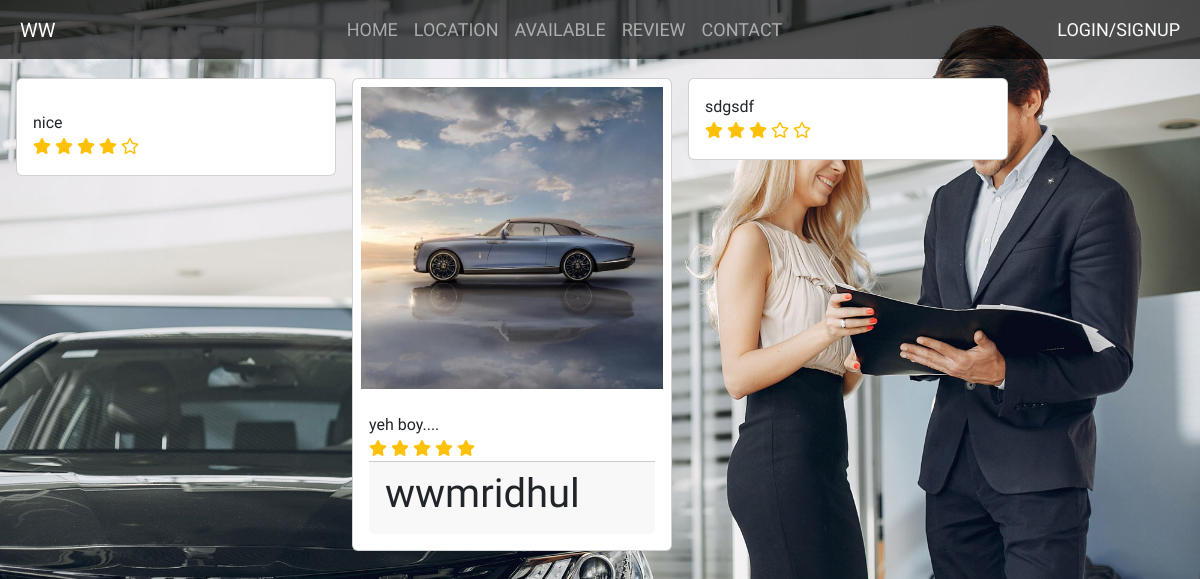
The app's page /blog/main with its own data.
### wwapp/models.py (models this page shows)
class BlogModels(models.Model):
    user=models.ForeignKey(User,on_delete=models.CASCADE,related_name='bloguser')
    image=models.ImageField(upload_to='blog_images',null=True,blank=True)
    description=models.CharField( max_length=1000,null=True,blank=True)
    options=(
        (0,'0'),
        (1,'1'),
        (2,'2'),
        (3,'3'),
        (4,'4'),
        (5,'5')
    )
    rating=models.PositiveIntegerField(null=True, blank=True,choices=options)

### wwapp/views.py (the view)
# urls.py: path('blog/main',views.BlogListAccessView.as_view(),name='blog_access'),
class BlogListAccessView(ListView):
    template_name='accessblog.html'
    model=BlogModels
    context_object_name='blog'
    def get_queryset(self):
        return BlogModels.objects.all()

### wwapp/context_processors.py (called while the page is built)
def booking_count(request):
    if request.user.is_authenticated:
        count=CarBooking.objects.filter(user=request.user).count()
        return{'count':count}
    else:
        return{'count':0}

### wwapp/templates/accessblog.html (shortened to what this page needs)
{% extends 'access_home.html' %}
{% block content %}
<div style="height: 70px;" class="w-100 ">
</div>
{% for i in blog %}
<div class="card ms-3 mx-auto mt-2 float-start " style="width: 20rem;">
    {% if not i.image %}
{% else %}
    <img src="{{ i.image.url }}" alt="" class="m-2 w-auto " >
{% endif %}
    <div class="card-body">
        {{ i.description }}
        {%  if i.rating == 0 or i.rating is none %}
            <div class="text-warning">
                <i class="far fa-star" aria-hidden="true"></i>
                <i class="far fa-star" aria-hidden="true"></i>
                <i class="far fa-star" aria-hidden="true"></i>
                <i class="far fa-star" aria-hidden="true"></i>
                <i class="far fa-star" aria-hidden="true"></i>
            </div>
        {% elif i.rating == 3 %}
            <div class="text-warning">
                <i class="fa fa-star" aria-hidden="true"></i>
                <i class="fa fa-star" aria-hidden="true"></i>
                <i class="fa fa-star" aria-hidden="true"></i>
                <i class="far fa-star" aria-hidden="true"></i>
                <i class="far fa-star" aria-hidden="true"></i>
            </div>
        {% elif i.rating == 4 %}
            <div class="text-warning">
                <i class="fa fa-star" aria-hidden="true"></i>
                <i class="fa fa-star" aria-hidden="true"></i>
                <i class="fa fa-star" aria-hidden="true"></i>
                <i class="fa fa-star" aria-hidden="true"></i>
                <i class="far fa-star" aria-hidden="true"></i>
            </div>
        {% elif i.rating >= 5 %}
            <div class="text-warning">
                <i class="fa fa-star" aria-hidden="true"></i>
                <i class="fa fa-star" aria-hidden="true"></i>
                <i class="fa fa-star" aria-hidden="true"></i>
                <i class="fa fa-star" aria-hidden="true"></i>
                <i class="fa fa-star" aria-hidden="true"></i>
            </div>
        <div class="card-footer">
            <h1>{{i.user}}</h1>
        </div>
        {% endif %}
    </div>
</div>
{% endfor %}
{% endblock content %}

### records on screen
BlogModels: description "nice", rating 4 (drawn)
BlogModels: image (picture), description "yeh boy....", user "wwmridhul"
BlogModels: description "sdgsdf", rating 3 (drawn)
